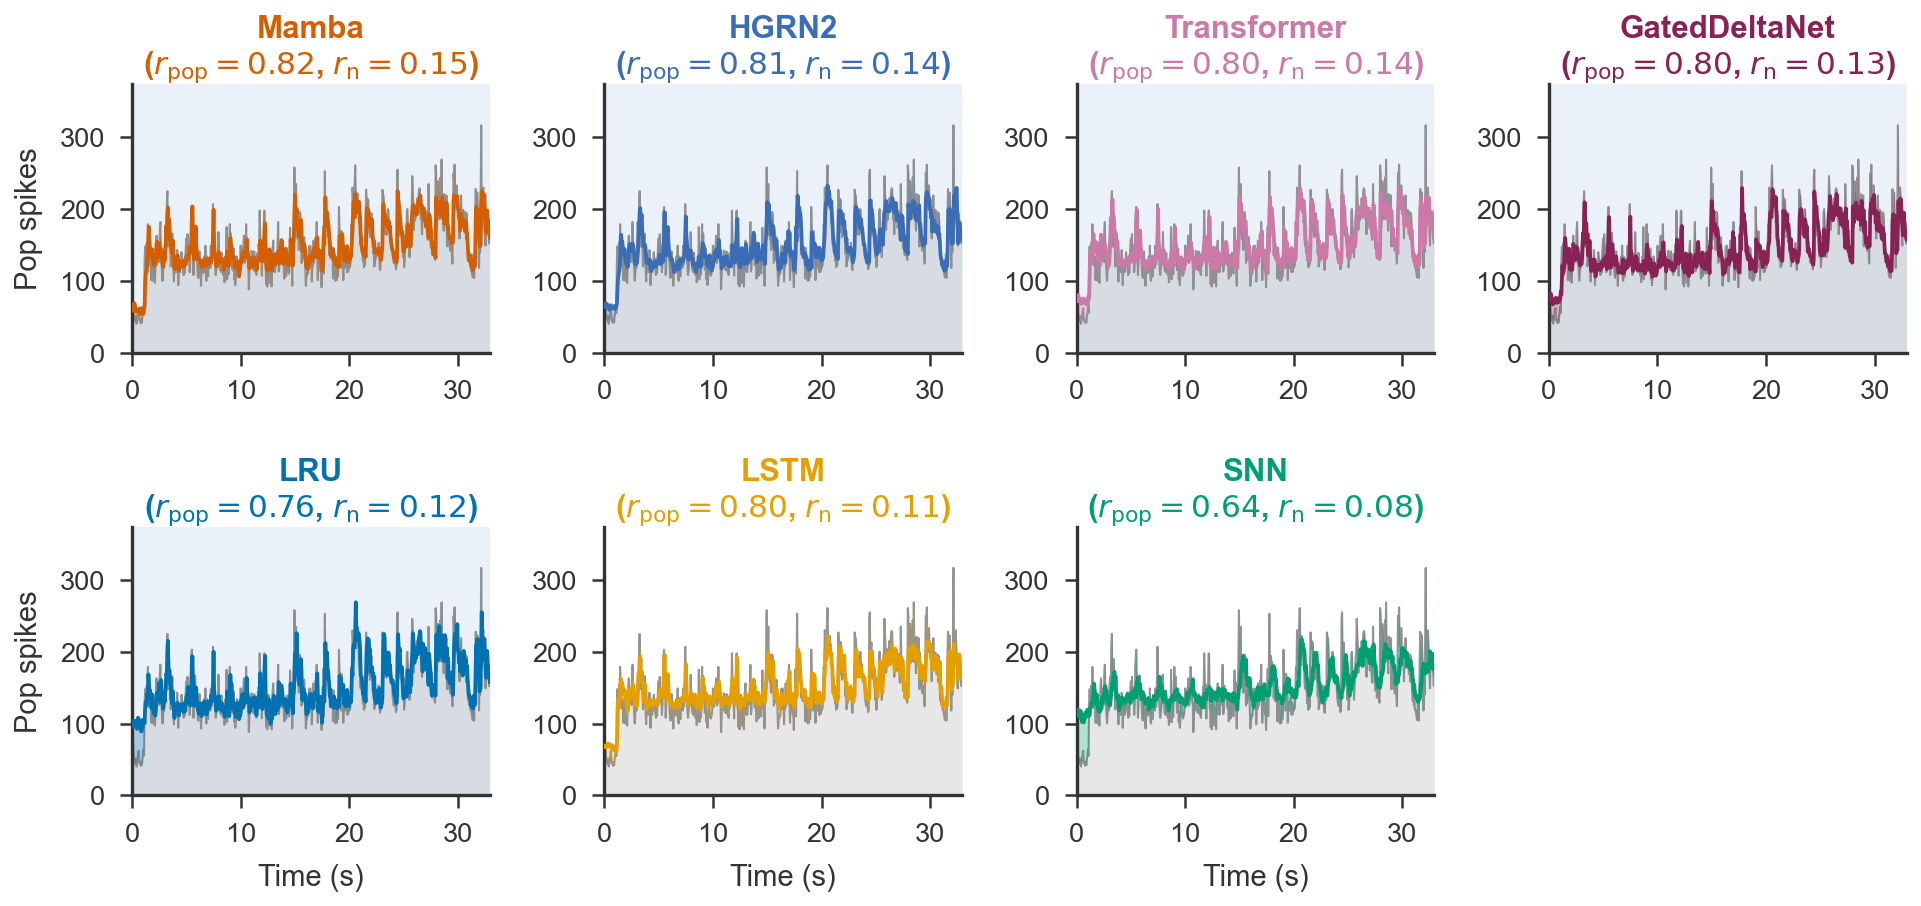

The Python source for this figure:
"""Variant A: Residual fill.

Same hero layout as v5, but each panel's pop-rate trace is augmented
with a `fill_between(gt, pred)` colored by the architecture.  Where
the prediction matches GT, no fill.  Where they disagree, the area is
filled with the arch color — visually showing per-bin error magnitude.
SNN should display visibly more colored fill than cluster panels.
"""

import sys
from pathlib import Path
import matplotlib.pyplot as plt
import matplotlib.gridspec as gridspec
import numpy as np
from scipy.stats import pearsonr

sys.path.insert(0, str(Path(__file__).resolve().parents[2]))
from figures.style import (
    apply_style, COLORS, MARKERS, save_figure, TEXT_WIDTH,
)
from figures.data import TABLE1


CLUSTER_BG = "#EAF1F8"
GT_COLOR = "#888888"

ARCHS = [
    ("mamba_rates",       "Mamba",         "Mamba",        True),
    ("hgrn2_rates",       "HGRN2",         "HGRN2",        True),
    ("transformer_rates", "Transformer",   "Transformer",  True),
    ("gated_delta_rates", "GatedDeltaNet", "GatedDelta",   True),
    ("lru_rates",         "LRU",           "LRU",          True),
    ("lstm_rates",        "LSTM",          "LSTM",         False),
    ("snn_rates",         "SNN",           "SNN",          False),
]

ALL_MODELS = ["Mamba", "HGRN2", "Transformer", "GatedDelta",
              "LRU", "LSTM", "SNN"]
CLUSTER_MODELS = ["Mamba", "HGRN2", "Transformer", "GatedDelta", "LRU"]


def _load_multiarch():
    p = (Path(__file__).resolve().parents[3]
         / "data" / "figure_cache" / "multi_arch_session4.npz")
    return np.load(str(p))


def _plot_panel(ax, time_s, gt_pop, pred_pop, name, color, r_pop, r_neuron,
                cluster=False, show_ylabel=False, show_xlabel=False,
                ymax=None):
    if cluster:
        ax.set_facecolor(CLUSTER_BG)
    # GT envelope
    ax.fill_between(time_s, gt_pop, alpha=0.20, color=GT_COLOR,
                    linewidth=0, zorder=1)
    ax.plot(time_s, gt_pop, color=GT_COLOR, linewidth=0.5,
            alpha=0.9, zorder=2)
    # Residual fill — between GT and prediction.
    ax.fill_between(time_s, gt_pop, pred_pop, color=color, alpha=0.30,
                    linewidth=0, zorder=2.5)
    ax.plot(time_s, pred_pop, color=color, linewidth=0.9, zorder=3)
    ax.set_xlim(time_s[0], time_s[-1])
    if ymax is not None:
        ax.set_ylim(0, ymax)
    title = (f"{name}\n($r_\\mathrm{{pop}}{{=}}{r_pop:.2f}$, "
             f"$r_\\mathrm{{n}}{{=}}{r_neuron:.2f}$)")
    ax.set_title(title, fontsize=7.5, color=color,
                 fontweight="bold", pad=2.5)
    ax.spines["top"].set_visible(False)
    ax.spines["right"].set_visible(False)
    if show_ylabel:
        ax.set_ylabel("Pop spikes", fontsize=7)
    if show_xlabel:
        ax.set_xlabel("Time (s)", fontsize=7)
    ax.tick_params(axis="both", labelsize=6.5)


def generate():
    apply_style()
    npz = _load_multiarch()
    gt = npz["gt"]
    T, _ = gt.shape
    dt = 0.05
    time_s = np.arange(T) * dt
    ymax = float(gt.sum(axis=1).max()) * 1.18

    fig = plt.figure(figsize=(TEXT_WIDTH, 3.0))
    sm = gridspec.GridSpec(2, 4, hspace=0.65, wspace=0.32,
                           left=0.075, right=0.985,
                           top=0.92, bottom=0.13)

    for i, (key, name, t1key, cluster) in enumerate(ARCHS):
        row, col = divmod(i, 4)
        ax = fig.add_subplot(sm[row, col])
        if key not in npz.files:
            continue
        rates = npz[key]
        n = min(rates.shape[0], gt.shape[0])
        rates_local = rates[:n]
        gt_local = gt[:n]
        gt_pop_loc = gt_local.sum(axis=1)
        pred_pop = rates_local.sum(axis=1)
        r = pearsonr(gt_pop_loc, pred_pop)[0]
        per_neuron_rs = []
        for j in range(gt_local.shape[1]):
            if gt_local[:, j].std() > 0 and rates_local[:, j].std() > 0:
                per_neuron_rs.append(
                    pearsonr(gt_local[:, j], rates_local[:, j])[0]
                )
        r_neuron = float(np.mean(per_neuron_rs))
        _plot_panel(ax, time_s[:n], gt_pop_loc, pred_pop, name,
                    COLORS[t1key], r, r_neuron, cluster=cluster,
                    show_ylabel=(col == 0),
                    show_xlabel=(row == 1),
                    ymax=ymax)

    save_figure(fig, "hero_variant_a_residual_fill",
                out_dir=Path(__file__).resolve().parents[2]
                / "figures" / "variants")
    plt.close(fig)


if __name__ == "__main__":
    generate()
